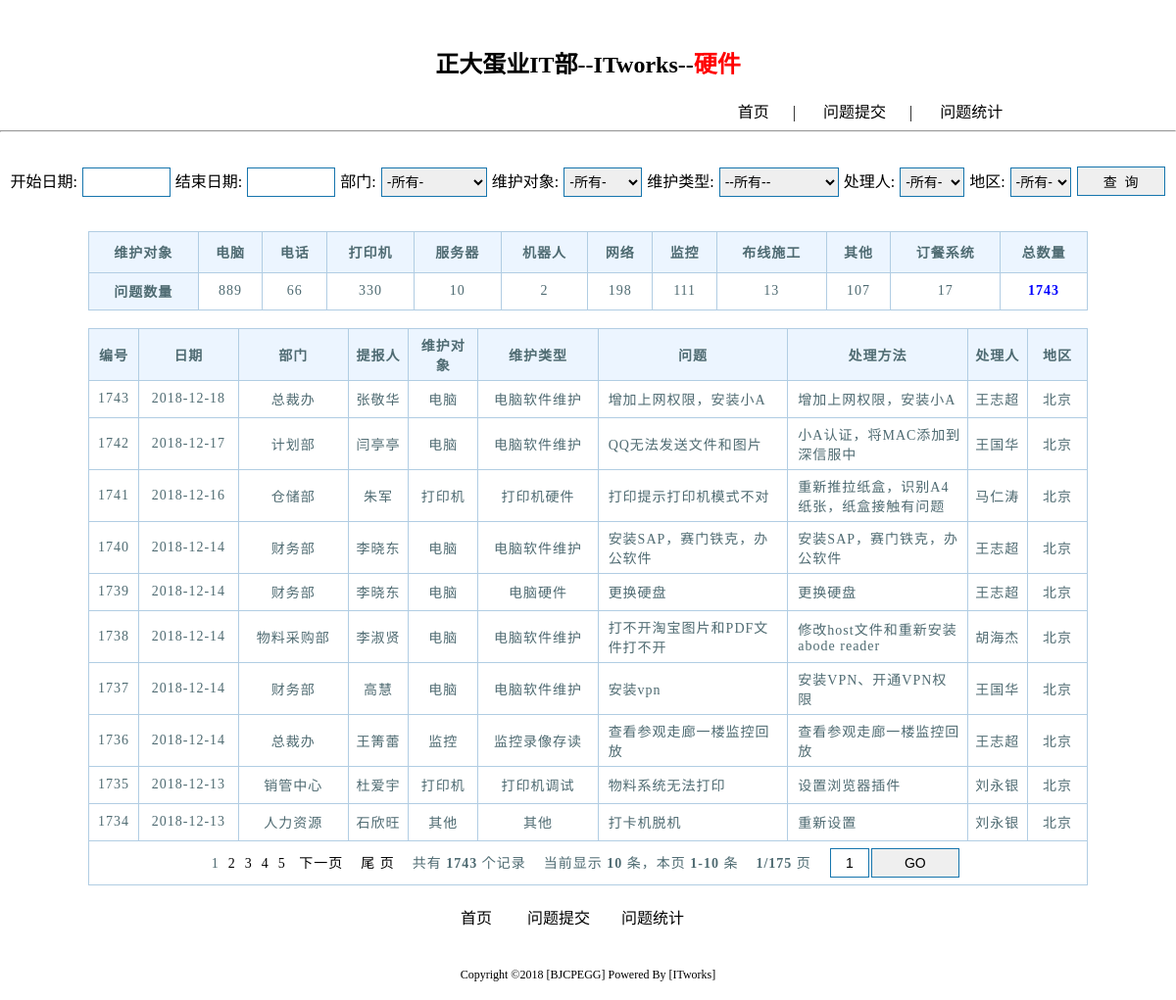
Page /itwork/p_list_hw.php on the committed database.
### tables this page shows
CREATE TABLE `hardware_problem` (
  `p_id` int(8) unsigned NOT NULL AUTO_INCREMENT COMMENT '问题ID',
  `a_id` int(8) DEFAULT NULL COMMENT '地区id',
  `p_date` date NOT NULL COMMENT '提交日期',
  `d_id` int(5) NOT NULL COMMENT '部门ID',
  `submit_user` char(20) DEFAULT NULL COMMENT '报人提',
  `o_id` int(5) NOT NULL COMMENT '维护对象ID',
  `t_id` int(5) DEFAULT NULL COMMENT '维护类型ID',
  `problem` varchar(100) DEFAULT NULL COMMENT '问题',
  `method` varchar(100) DEFAULT NULL COMMENT '处理方法',
  `used` int(4) NOT NULL COMMENT '时用',
  `u_id` int(5) NOT NULL COMMENT '处理人ID',
  `week` int(8) unsigned DEFAULT NULL COMMENT '第几周',
  `ip_address` varchar(40) NOT NULL COMMENT 'ip地址',
  `create_time` timestamp NOT NULL DEFAULT CURRENT_TIMESTAMP ON UPDATE CURRENT_TIMESTAMP COMMENT '创建时间',
  PRIMARY KEY (`p_id`),
  KEY `u_id` (`u_id`)
);

CREATE TABLE `hardware_department` (
  `d_id` int(5) unsigned NOT NULL AUTO_INCREMENT COMMENT '部门ID',
  `department` char(20) NOT NULL COMMENT '门部名称',
  PRIMARY KEY (`d_id`)
);

CREATE TABLE `hardware_object` (
  `o_id` int(5) unsigned NOT NULL AUTO_INCREMENT COMMENT '维护对象ID',
  `object` char(20) DEFAULT NULL COMMENT '护维对象',
  PRIMARY KEY (`o_id`)
);

CREATE TABLE `hardware_type` (
  `t_id` int(5) unsigned NOT NULL AUTO_INCREMENT COMMENT '维护类型ID',
  `type` char(20) NOT NULL COMMENT '维护类型',
  `o_id` int(5) NOT NULL COMMENT '对象id',
  PRIMARY KEY (`t_id`)
);

CREATE TABLE `user` (
  `id` int(5) unsigned NOT NULL AUTO_INCREMENT COMMENT '员工id',
  `name` char(12) NOT NULL COMMENT '工员名字',
  `a_id` int(5) unsigned NOT NULL COMMENT '地区ID',
  `status` int(5) unsigned NOT NULL COMMENT '状态',
  PRIMARY KEY (`id`)
);

CREATE TABLE `area` (
  `a_id` int(8) unsigned NOT NULL AUTO_INCREMENT COMMENT '地区id',
  `area` varchar(40) NOT NULL COMMENT '分公司地区',
  PRIMARY KEY (`a_id`)
);

### itwork/Common/functions_main.php (called while the page is built, shortened)
<?php
	function readuserlist_all(){
		include("mysql.php");
		$sql = "select id,name,a_id,status from user order by status desc;";
		$result=$mysqli->query($sql);
	}

### itwork/Common/functions_hw.php (the view, shortened to what this page needs)
<?php
	function hw_p_list_default($start_time,$end_time,$department,$object,$type,$hw_area,$hw_user){
		include("mysql.php");
		$o_start_time = $start_time != '' ? $o_start_time = " p_date >= '{$start_time}' " : '1=1';
		$o_end_time = $end_time != '' ? $o_end_time = " p_date <= '{$end_time}' " : '1=1';
		$o_department = $department != 0 ? $o_department = " d_id='{$department}' " : '1=1';
		$o_object = $object != 0 ? $o_object = " o_id = '{$object}' " : '1=1';
		$o_type = $type != 0 ? $o_type = " t_id = '{$type}' " : '1=1';
		$o_hw_area = $hw_area != 0 ? $o_hw_area = " a_id = '{$hw_area}' " : '1=1';
		$o_hw_user = $hw_user != 0 ? $o_hw_user = " u_id = '{$hw_user}' " : '1=1';
		$sql = "select ho.object object,ifnull (cnt,0) num  from hardware_object ho left join (select o_id,count(*) cnt,p_date from hardware_problem  where {$o_start_time} and {$o_end_time} and {$o_department}  and {$o_object} and {$o_type} and {$o_hw_area}  and  {$o_hw_user} group by o_id) hp on hp.o_id=ho.o_id";
		$result=$mysqli->query($sql);
		if ($result->num_rows >0) {
			echo "<div style='height:18px'></div>";
			echo "<table id='report' class='stylized full' width='85%'>";
			echo "<tr><th><b>维护对象</b></th><th><b>电脑</b></th><th><b>电话</b></th><th><b>打印机</b></th><th><b>服务器</b></th><th><b>机器人</b></th><th><b>网络</b></th><th><b>监控</b></th><th><b>布线施工</b></th><th><b>其他</b></th><th><b>订餐系统</b></th><th><b>总数量</b></th></tr>";
			echo "<tr><td  id='td-bj'><b>问题数量</b></td>";
			while ($row = $result->fetch_assoc()){
				echo "<td  style='text-align:center'>".$row['num'].'</td>';
			}
			$sql="select sum(cnt) p_nums from hardware_object ho left join (select o_id,count(*) cnt,p_date from hardware_problem where {$o_start_time} and {$o_end_time} and {$o_department}  and {$o_object} and {$o_type} and {$o_hw_area}  and  {$o_hw_user}  group by o_id) hp on hp.o_id=ho.o_id";
			$result2=$mysqli->query($sql);
			$p_nums=$result2->fetch_assoc();
			echo "<td><font color='blue' ><b>".$p_nums['p_nums'] =$p_nums['p_nums'] =='' ? 0 : $p_nums['p_nums']."</b></font></td>";
			echo "</tr>";
			echo "</table>";
			echo "<br>";
		} else {
			echo "<br><br><br>无统计信息<br><br>";
		}
		$o_start_time = $start_time != '' ? $o_start_time = " hp.p_date >= '{$start_time}' " : '1=1';
		$o_end_time = $end_time != '' ? $o_end_time = " hp.p_date <= '{$end_time}' " : '1=1';
		$o_department = $department != 0 ? $o_department = " hp.d_id='{$department}' " : '1=1';
		$o_object = $object != 0 ? $o_object = " hp.o_id = '{$object}' " : '1=1';
		$o_type = $type != 0 ? $o_type = " hp.t_id = '{$type}' " : '1=1';
		$o_hw_area = $hw_area != 0 ? $o_hw_area = " hp.a_id = '{$hw_area}' " : '1=1';
		$o_hw_user = $hw_user != 0 ? $o_hw_user = " hp.u_id = '{$hw_user}' " : '1=1';
		$sql = "select hp.p_id from hardware_problem hp where {$o_start_time} and {$o_end_time} and {$o_department} and {$o_object} and {$o_type} and {$o_hw_area} and {$o_hw_user}";
		$result = $mysqli->query($sql);
		$total = $result->num_rows;
		$num = 10;
		$page=new Page($total, $num, "");
		$sql2="select hp.p_id,hp.p_date,hd.department,hp.submit_user,ho.object,ht.type,hp.problem,hp.method,u.name,a.area from hardware_problem hp left join  hardware_department hd on hd.d_id=hp.d_id  left join hardware_object ho  on hp.o_id=ho.o_id left join  hardware_type ht on hp.t_id=ht.t_id left join user u on hp.u_id=u.id left join area a on hp.a_id=a.a_id where {$o_start_time} and {$o_end_time} and {$o_department} and {$o_object} and {$o_type}  and {$o_hw_area} and {$o_hw_user} order by p_id desc {$page->limit}";
		$result2 = $mysqli->query($sql2);
		if ($result2->num_rows > 0){
			echo "<table border='1'  cellspacing='0' cellpadding='0' width='85%'>";
			echo "<tr><th width='5%'><b>编号</b></th><th width='10%'><b>日期</b></th><th width='11%'><b>部门</b></th><th width='6%'><b>提报人</b></th><th width='7%'><b>维护对象</b></th><th width='12%'><b>维护类型</b></th><th><b>问题</b></th><th width='18%'><b>处理方法</b></th><th width='6%'><b>处理人</b></th><th width='6%'><b>地区</b></th></tr>";
			while ($row2 = $result2->fetch_assoc()){
				echo "<tr>";
				echo "<td style='text-align:center'>".$row2['p_id'].'</td>';
				echo '<td>'.$row2['p_date'].'</td>';
				echo '<td>'.$row2['department'].'</td>';
				echo '<td>'.$row2['submit_user'].'</td>';
				echo '<td>'.$row2['object'].'</td>';
				echo '<td>'.$row2['type'].'</td>';
				echo '<td id="p_stytle">'.$row2['problem'].'</td>';
				echo '<td id="p_stytle">'.$row2['method'].'</td>';
				echo '<td>'.$row2['name'].'</td>';
				echo '<td>'.$row2['area'].'</td>';
				echo "</tr>";
			}
			echo '<tr><td colspan="10" style="text-align:center">'.$page->fpage(array(3,4,5,6,7,0,1,2,8)).'</td></tr>';
			echo "</table>";
		} else {
			echo"<center><font size=4 color=blue>查询完成，没有找到相关信息！</font></center>";
		}
	}

### itwork/p_list_hw.php (shortened to what this page needs)
<?php
	include("Common/mysql.php");
	include("Common/page.class.php");
	include("Common/functions_main.php");
	include("Common/functions_hw.php");
	$start_time = $_POST['start_time'];
	$end_time = $_POST['end_time'];
?>
	<form name='f_export' action="p_list_hw.php" method="post">
		<label class="required" for="start_time">开始日期:</label>
		<input type="text" id="start_time" class="half"  value="<?php echo $start_time?>"  name="start_time"  style='text-align:center' />
		<label class="required" for="end_time">结束日期:</label>
		<input type="text" id="end_time" class="half"  value="<?php echo $end_time?>"  name="end_time"   style='text-align:center' />
		<label for="select1">部门:</label>
		<select  style="height:30px" name="department" >
			<option value="0">-所有-</option>
		</select>
		<label for="select1">维护对象:</label>
		<select  style="height:30px" name="object" >
			<option value="0">-所有-</option>
		</select>
		<label for="select1">维护类型:</label>
		<select style="height:30px" name="type">
			<option value="0">--所有--</option>
		</select>
		<label for="select1">处理人:</label>
		<select  style="height:30px" name="hw_user" >
			<option value="0">-所有-</option>
			<?php readuserlist_all() ?>
		</select>
		<label for="select1">地区:</label>
		<select  style="height:30px" name="hw_area" >
			<option value="0">-所有-</option>
		</select>
		<input type="submit" name="sub" class="btn btn-green big" value="查&nbsp;&nbsp;询"  />
	</form>
<?php
	$department=$_POST['department'];
	$object=$_POST['object'];
	$type=$_POST['type'];
	$hw_area=$_POST['hw_area'];
	$hw_user=$_POST['hw_user'];
	if (strtotime($start_time) <= strtotime($end_time)){
		if ($start_time=='' && $end_time=='' && $department==0 && $object==0 && $type==0 && $hw_area==0 && $hw_user==0){
			hw_p_list_default($start_time,$end_time,$department,$object,$type,$hw_area,$hw_user);
		}else{
			hw_p_list($start_time,$end_time,$department,$object,$type,$hw_area,$hw_user);
		}
	} else {
		echo "<font color='red' size='4'><b>ERROR(100)非法时间段：开始时间 &nbsp;&nbsp;大于 &nbsp;&nbsp;结束时间</b></font>";
	}
?>

### itwork/Common/page.class.php
<?php
	class Page {
		private $total;
		private $listRows;
		private $limit;
		private $uri;
		private $pageNum;
		private $config=array('header'=>"个记录", "prev"=>"上一页", "next"=>"下一页", "first"=>"首 页", "last"=>"尾 页");
		private $listNum=8;
		public function __construct($total, $listRows=10, $pa=""){
			$this->total=$total;
			$this->listRows=$listRows;
			$this->uri=$this->getUri($pa);
			$this->page=!empty($_GET["page"]) ? $_GET["page"] : 1;
			$this->pageNum=ceil($this->total/$this->listRows);
			$this->limit=$this->setLimit();
		}
		private function setLimit(){
			return "Limit ".($this->page-1)*$this->listRows.", {$this->listRows}";
		}
		private function getUri($pa){
			$url=$_SERVER["REQUEST_URI"].(strpos($_SERVER["REQUEST_URI"], '?')?'':"?").$pa;
			$parse=parse_url($url);
			if(isset($parse["query"])){
				parse_str($parse['query'],$params);
				unset($params["page"]);
				$url=$parse['path'].'?'.http_build_query($params);
			}
			return $url;
		}
		public function __get($args){
			if($args=="limit")
				return $this->limit;
			else
				return null;
		}
		private function start(){
			if($this->total==0)
				return 0;
			else
				return ($this->page-1)*$this->listRows+1;
		}
		private function end(){
			return min($this->page*$this->listRows,$this->total);
		}
		private function first(){
			if($this->page==1)
				$html.='';
			else
				$html.="&nbsp;&nbsp;<a href='{$this->uri}&page=1'>{$this->config["first"]}</a>&nbsp;&nbsp;";
			return $html;
		}
		private function prev(){
			if($this->page==1)
				$html.='';
			else
				$html.="&nbsp;&nbsp;<a href='{$this->uri}&page=".($this->page-1)."'>{$this->config["prev"]}</a>&nbsp;&nbsp;";
			return $html;
		}
		private function pageList(){
			$linkPage="";
			$inum=floor($this->listNum/2);
			for($i=$inum; $i>=1; $i--){
				$page=$this->page-$i;
				if($page<1)
					continue;
				$linkPage.="&nbsp;<a href='{$this->uri}&page={$page}'>{$page}</a>&nbsp;";
			}
			$linkPage.="&nbsp;{$this->page}&nbsp;";
			for($i=1; $i<=$inum; $i++){
				$page=$this->page+$i;
				if($page<=$this->pageNum)
					$linkPage.="&nbsp;<a href='{$this->uri}&page={$page}'>{$page}</a>&nbsp;";
				else
					break;
			}
			return $linkPage;
		}
		private function next(){
			if($this->page==$this->pageNum)
				$html.='';
			else
				$html.="&nbsp;&nbsp;<a href='{$this->uri}&page=".($this->page+1)."'>{$this->config["next"]}</a>&nbsp;&nbsp;";
			return $html;
		}
		private function last(){
			if($this->page==$this->pageNum)
				$html.='';
			else
				$html.="&nbsp;&nbsp;<a href='{$this->uri}&page=".($this->pageNum)."'>{$this->config["last"]}</a>&nbsp;&nbsp;";
			return $html;
		}
		private function goPage(){
			return '&nbsp;&nbsp;<input type="text" onkeydown="javascript:if(event.keyCode==13){var page=(this.value>'.$this->pageNum.')?'.$this->pageNum.':this.value;location=\''.$this->uri.'&page=\'+page+\'\'}" value="'.$this->page.'" style="width:40px;TEXT-ALIGN: center"><input type="button" value="GO" onclick="javascript:var page=(this.previousSibling.value>'.$this->pageNum.')?'.$this->pageNum.':this.previousSibling.value;location=\''.$this->uri.'&page=\'+page+\'\'">&nbsp;&nbsp;';
		}
		function fpage($display=array(0,1,2,3,4,5,6,7,8)){
			$html[0]="&nbsp;&nbsp;共有&nbsp;<b>{$this->total}</b>&nbsp;{$this->config["header"]}&nbsp;&nbsp;";
			$html[1]="&nbsp;&nbsp;当前显示&nbsp;<b>".($this->end()-$this->start()+1)."</b>&nbsp;条，本页&nbsp;<b>{$this->start()}-{$this->end()}</b>&nbsp;条&nbsp;&nbsp;";
			$html[2]="&nbsp;&nbsp;<b>{$this->page}/{$this->pageNum}</b>&nbsp;页&nbsp;&nbsp;";
			$html[3]=$this->first();
			$html[4]=$this->prev();
			$html[5]=$this->pageList();
			$html[6]=$this->next();
			$html[7]=$this->last();
			$html[8]=$this->goPage();
			$fpage='';
			foreach($display as $index){
				$fpage.=$html[$index];
			}
			return $fpage;
		}
	}

### itwork/Public/css/style.css (style rules this page uses)
#top_menu { margin-left:600px; }
body { margin:0px; width:100%; text-align:center; margin-left:auto; margin-right:auto; background-color:#FFFFFF; }
table { border: 1px solid #B1CDE3; padding:0; margin:0 auto; border-collapse: collapse; }
th { border: 1px solid #B1CDE3; font-size:14px; padding: 6px 6px 6px 6px; color: #4f6b72; background-color: #ECF5FF; height:42px; }
td { border: 1px solid #B1CDE3; background: #fff; font-size:14px; padding: 6px 6px 6px 6px; color: #4f6b72; text-align:left; height:38px; }
#p_stytle { text-align:left; padding-left:10px; }
input { width: 90px; font-size: 14px; height: 30px; border: 1px solid #1675AD; margin: 1px; padding: 1px; }
select { font-size: 14px; height: 30px; border: 1px solid #1675AD; margin: 1px; padding: 1px; }
A:link { color: #000000; TEXT-DECORATION: none }
#td-bj { background-color: #ECF5FF; }

### itwork/p_list_hw.php (style rules this page uses)
table, th,td { text-align:center; letter-spacing:1px; }

### rows in the picture
hardware_problem: p_id "1743", p_date "2018-12-18", d.department "总裁办", submit_user "张敬华", o.object "电脑", t.type "电脑软件维护", problem "增加上网权限，安装小A", method "增加上网权限，安装小A", user.name "王志超", a.area "北京"
hardware_problem: p_id "1742", p_date "2018-12-17", d.department "计划部", submit_user "闫亭亭", o.object "电脑", t.type "电脑软件维护", problem "QQ无法发送文件和图片", method "小A认证，将MAC添加到深信服中", user.name "王国华", a.area "北京"
hardware_problem: p_id "1741", p_date "2018-12-16", d.department "仓储部", submit_user "朱军", o.object "打印机", t.type "打印机硬件", problem "打印提示打印机模式不对", method "重新推拉纸盒，识别A4纸张，纸盒接触有问题", user.name "马仁涛", a.area "北京"
hardware_problem: p_id "1740", p_date "2018-12-14", d.department "财务部", submit_user "李晓东", o.object "电脑", t.type "电脑软件维护", problem "安装SAP，赛门铁克，办公软件", method "安装SAP，赛门铁克，办公软件", user.name "王志超", a.area "北京"
hardware_problem: p_id "1739", p_date "2018-12-14", d.department "财务部", submit_user "李晓东", o.object "电脑", t.type "电脑硬件", problem "更换硬盘", method "更换硬盘", user.name "王志超", a.area "北京"
hardware_problem: p_id "1738", p_date "2018-12-14", d.department "物料采购部", submit_user "李淑贤", o.object "电脑", t.type "电脑软件维护", problem "打不开淘宝图片和PDF文件打不开", method "修改host文件和重新安装abode reader", user.name "胡海杰", a.area "北京"
hardware_problem: p_id "1737", p_date "2018-12-14", d.department "财务部", submit_user "高慧", o.object "电脑", t.type "电脑软件维护", problem "安装vpn", method "安装VPN、开通VPN权限", user.name "王国华", a.area "北京"
hardware_problem: p_id "1736", p_date "2018-12-14", d.department "总裁办", submit_user "王箐蕾", o.object "监控", t.type "监控录像存读", problem "查看参观走廊一楼监控回放", method "查看参观走廊一楼监控回放", user.name "王志超", a.area "北京"
hardware_problem: p_id "1735", p_date "2018-12-13", d.department "销管中心", submit_user "杜爱宇", o.object "打印机", t.type "打印机调试", problem "物料系统无法打印", method "设置浏览器插件", user.name "刘永银", a.area "北京"
hardware_problem: p_id "1734", p_date "2018-12-13", d.department "人力资源", submit_user "石欣旺", o.object "其他", t.type "其他", problem "打卡机脱机", method "重新设置", user.name "刘永银", a.area "北京"

### other values in the picture
$row['num'] "889"
$row['num'] "66"
$row['num'] "330"
$row['num'] "10"
$row['num'] "2"
$row['num'] "198"
$row['num'] "111"
$row['num'] "13"
$row['num'] "107"
$row['num'] "17"
$p_nums['p_nums'] "1743"
$page->fpage(array(3,4,5,6,7,0,1,2,8)) "1"
$page "2"
$page "3"
$page "4"
